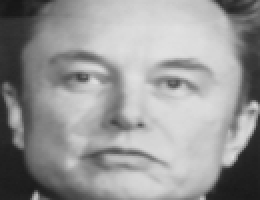
#> input picture AI/opencv/datasets/Elon/1.png, 130 x 100 px, given in place of the camera (shown 2 times larger)
$ python create_data.py
#> lines starting #> are read from the running program, lines starting #| are printed output that depends on the picture; after the words box and inside, x2 and y2 are one past the last pixel; in counts of white or black regions, pixels touching at a corner belong together
import cv2, os
haar_file = 'haarcascade_frontalface_default.xml'
datasets = 'datasets'
sub_data = 'Elon'

path = os.path.join(datasets, sub_data) #datasets/kamali
if not os.path.isdir(path):
    os.mkdir(path)
(width, height) = (130, 100)


face_cascade = cv2.CascadeClassifier(haar_file) # loading haarcascade frontalface algorithm

webcam = cv2.VideoCapture(0)  #camera initialisation, 0- primary cam, 1 - secondary cam

count = 1
while count < 31: # capturing 30 images as data for training
    print(count)
    (_, im) = webcam.read()
#> im is the input picture: shape (100, 130, 3); min 22, max 225, mean 150.6
    gray = cv2.cvtColor(im, cv2.COLOR_BGR2GRAY)
    faces = face_cascade.detectMultiScale(gray, 1.3, 4)
#> faces = [[15, 6, 89, 89]]
    for (x,y,w,h) in faces:
        cv2.rectangle(im,(x,y),(x+w,y+h),(255,0,0),2) # drawing a rectangle so that it will capture the face
        face = gray[y:y + h, x:x + w] # capturing only the face
        face_resize = cv2.resize(face, (width, height)) # resizing so that all the images are in same size
        cv2.imwrite('%s/%s.png' % (path,count), face_resize)
#> this loop made 1 pass
#> pass 1, `face = gray[y:y + h, x:x + w]`:
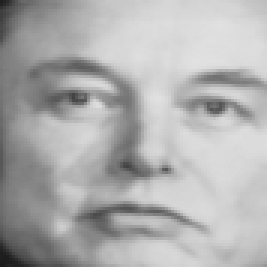
#> face: shape (89, 89) (shown 3 times larger); min 27, max 225, mean 174.7
#> pass 1, `face_resize = cv2.resize(face, (width, height))`:
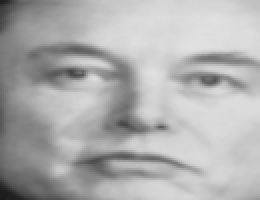
#> face_resize: shape (100, 130) (shown 2 times larger); min 27, max 225, mean 174.5
#> after the loop:
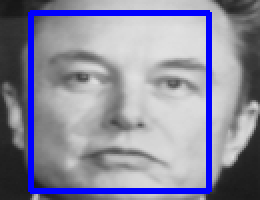
#> im: shape (100, 130, 3) (shown 2 times larger); 8.18% of pixels changed, all inside (x1, y1, x2, y2) = (14, 5, 106, 97)
    count += 1

    cv2.imshow('OpenCV', im)
    key = cv2.waitKey(10)
#> (key Esc is pressed here)
    if key == 27: # esc key value is 27 and if pressed it will break the loop
        break
webcam.release()
cv2.destroyAllWindows()
